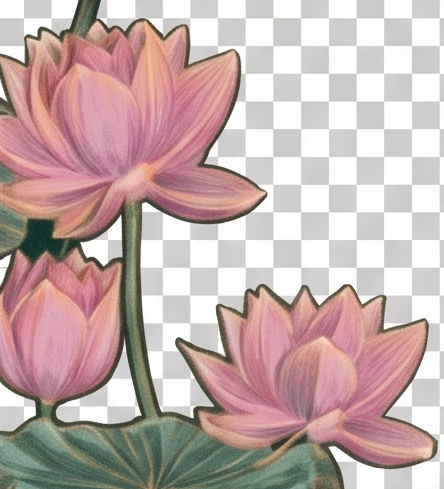
#> input picture src/assets/botanical-bottom.png, 444 x 489 px
$ python -i quality_checker.py   (imports and definitions only)   (older library calls are emulated)
#> lines starting #> are read from the running program, lines starting #| are printed output that depends on the picture
#> further down, picture is the input picture: shape (489, 444, 3); mean B, G, R 172, 174.2, 195.8
"""
services/quality_checker.py
----------------------------
Analyzes a product image and reports quality metrics that the agent
service uses to decide *how* to enhance the image.

No LLM needed here — everything is classic CV (OpenCV/NumPy), which
means it's free, fast, and runs on CPU with no API keys.

Moved from the original KalaLink-Image project's Qualitychecker/Qualitycheck.py
(identical logic to the duplicate quality_checker.py at repo root) — this is
now the single copy, adapted only to accept the pre-decoded numpy arrays the
API layer already produces.
"""

import cv2
import numpy as np
from PIL import Image

# ---- Tunable thresholds -----------------------------------------------
# Starting points — tweak once tested against real product photos.
MIN_GOOD_WIDTH = 800          # below this -> treat as "low resolution"
MIN_GOOD_HEIGHT = 800
BLUR_THRESHOLD = 100.0        # Laplacian variance below this -> blurry
NOISE_THRESHOLD = 15.0        # estimated noise sigma above this -> noisy
DARK_THRESHOLD = 80           # mean brightness (0-255) below this -> too dark
BRIGHT_THRESHOLD = 200        # mean brightness above this -> blown out
BUSY_BG_EDGE_DENSITY = 0.15   # fraction of edge pixels above this -> busy background


def _load_as_bgr(image) -> np.ndarray:
    """Accepts a file path, PIL.Image, or numpy array; returns an OpenCV BGR array."""
    if isinstance(image, str):
        img = cv2.imread(image, cv2.IMREAD_COLOR)
        if img is None:
            raise ValueError(f"Could not read image at path: {image}")
        return img
    if isinstance(image, Image.Image):
        arr = np.array(image.convert("RGB"))
        return cv2.cvtColor(arr, cv2.COLOR_RGB2BGR)
    if isinstance(image, np.ndarray):
        return image
    raise TypeError("image must be a file path, PIL.Image, or numpy array")


def _blur_score(gray: np.ndarray) -> float:
    """Variance of the Laplacian. Lower = blurrier."""
    return float(cv2.Laplacian(gray, cv2.CV_64F).var())


def _noise_score(gray: np.ndarray) -> float:
    """
    Rough noise estimate: high-pass the image (subtract a heavy blur)
    and look at the std-dev of the residual. Not lab-grade, but good
    enough to drive an enhancement decision.
    """
    denoised = cv2.GaussianBlur(gray, (7, 7), 0)
    residual = gray.astype(np.float32) - denoised.astype(np.float32)
    return float(np.std(residual))


def _brightness_score(gray: np.ndarray) -> float:
    return float(np.mean(gray))


def _background_busyness(gray: np.ndarray) -> float:
    """
    Edge density as a proxy for a cluttered background. A clean studio
    background has far fewer edges than a busy/cluttered one.
    """
    edges = cv2.Canny(gray, 100, 200)
    return float(np.count_nonzero(edges)) / edges.size


def analyze_image(image) -> dict:
    """
    Returns a dict of quality metrics + boolean flags the agent can act on:

    {
        "width": int, "height": int,
        "blur_score": float, "is_blurry": bool,
        "noise_score": float, "is_noisy": bool,
        "brightness": float, "is_dark": bool, "is_overexposed": bool,
        "low_resolution": bool,
        "busy_background": bool,
    }
    """
    bgr = _load_as_bgr(image)
    h, w = bgr.shape[:2]
#> h = 489; w = 444
    gray = cv2.cvtColor(bgr, cv2.COLOR_BGR2GRAY)
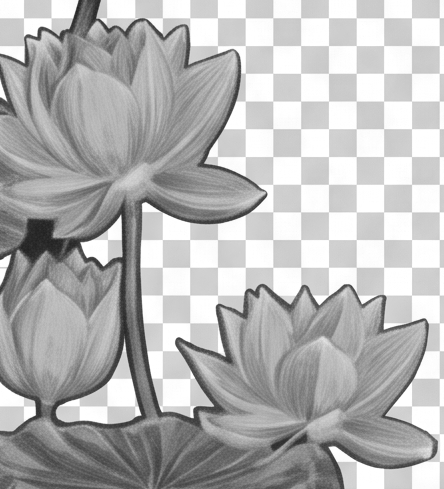
#> gray: shape (489, 444); min 33, max 255, mean 180.4

    blur = _blur_score(gray)
#> blur = 621.5
    noise = _noise_score(gray)
#> in _noise_score, `denoised = cv2.GaussianBlur(gray, (7, 7), 0)`:
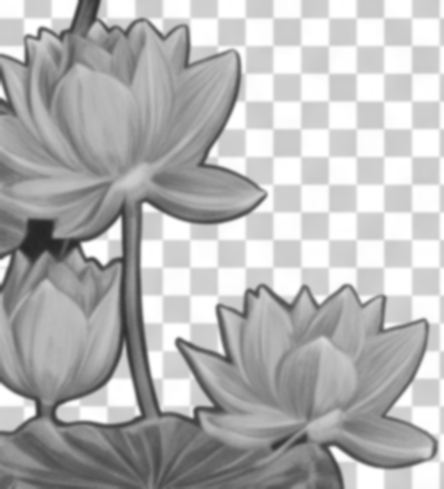
#> denoised: shape (489, 444); min 38, max 255, mean 180.4
#> in _noise_score, `residual = gray.astype(np.float32) - denoised.astype(np.float32)`:
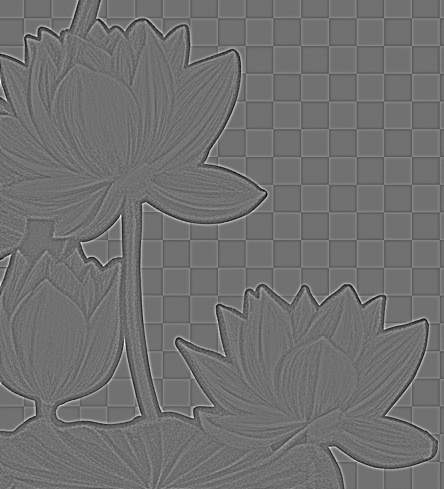
#> residual: shape (489, 444) float32; min -86, max 108, mean 0; drawn with min black and max white
#> noise = 10.01
    brightness = _brightness_score(gray)
#> brightness = 180.4
    busyness = _background_busyness(gray)
#> in _background_busyness, `edges = cv2.Canny(gray, 100, 200)`:
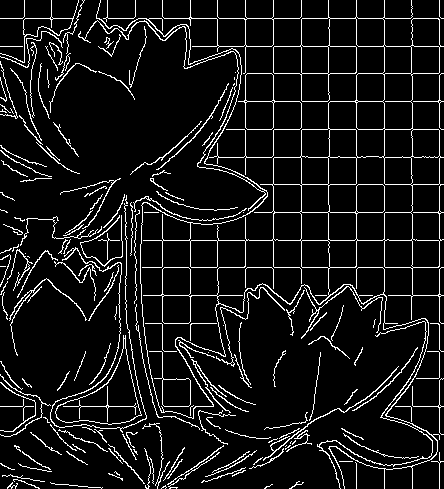
#> edges: shape (489, 444); 8.7% white in thin lines or dots
#> busyness = 0.0866

    return {
        "width": w,
        "height": h,
        "low_resolution": (w < MIN_GOOD_WIDTH or h < MIN_GOOD_HEIGHT),
        "blur_score": round(blur, 2),
        "is_blurry": blur < BLUR_THRESHOLD,
        "noise_score": round(noise, 2),
        "is_noisy": noise > NOISE_THRESHOLD,
        "brightness": round(brightness, 2),
        "is_dark": brightness < DARK_THRESHOLD,
        "is_overexposed": brightness > BRIGHT_THRESHOLD,
        "busy_background": busyness > BUSY_BG_EDGE_DENSITY,
    }

>>> import cv2
>>> picture = cv2.imread('../../../../src/assets/botanical-bottom.png')
>>> result = analyze_image(picture)
#> result = 11 items

$ run again, on src/assets/botanical-top.png
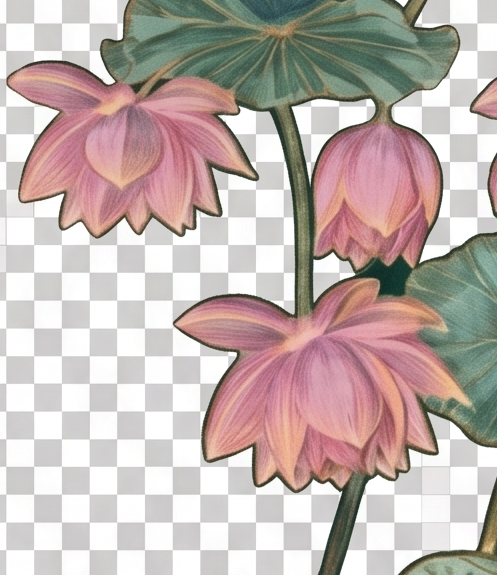
#> input picture src/assets/botanical-top.png, 497 x 575 px
#> picture is the input picture: shape (575, 497, 3); mean B, G, R 175.2, 178.8, 192.8
#> blur = 715.3
#> in _noise_score, `residual = gray.astype(np.float32) - denoised.astype(np.float32)`:
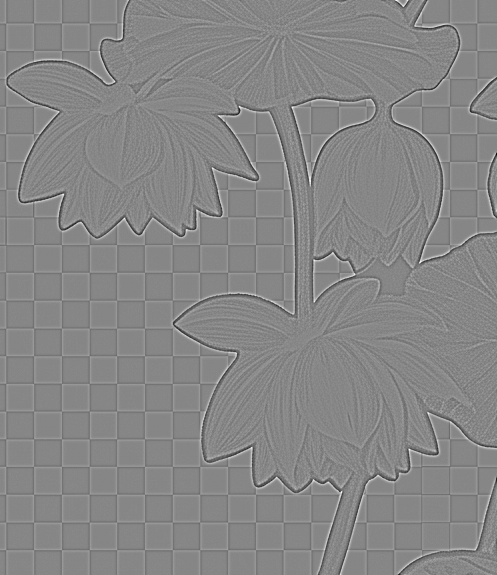
#> residual: shape (575, 497) float32; min -119, max 106, mean 0; drawn with min black and max white
#> noise = 10.84
#> brightness = 182.6
#> in _background_busyness, `edges = cv2.Canny(gray, 100, 200)`:
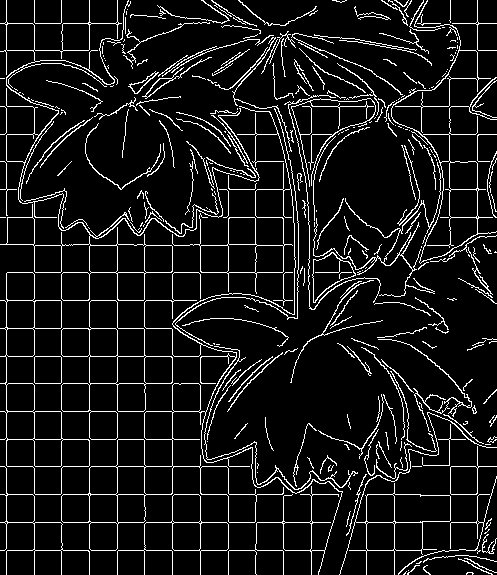
#> edges: shape (575, 497); 9% white in thin lines or dots
#> busyness = 0.0896
#> result = 11 items
